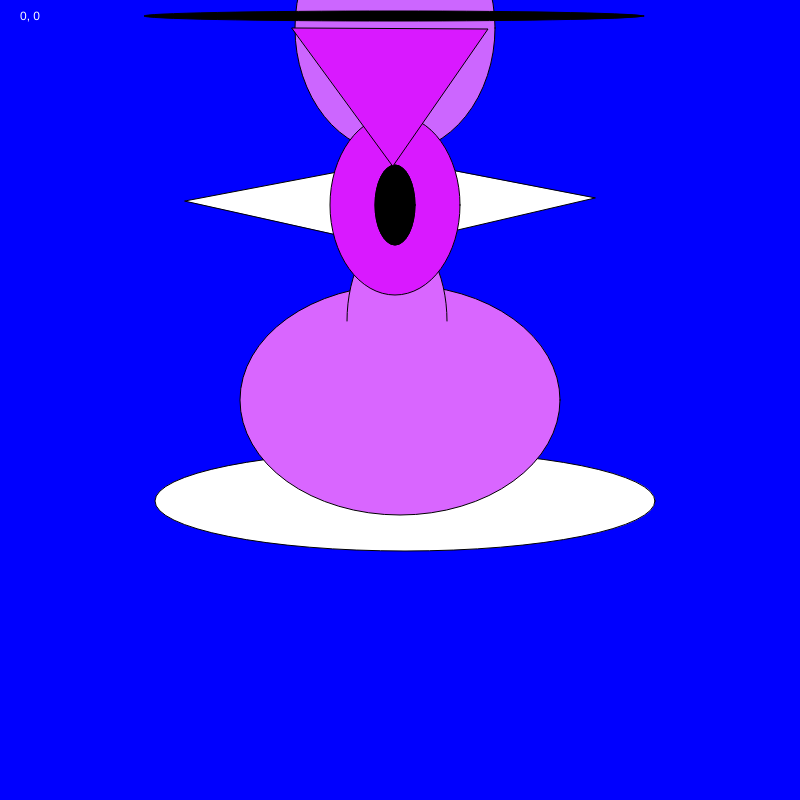
Frame 1 (no input)
Frame 60 (no input): identical to frame 1, image omitted
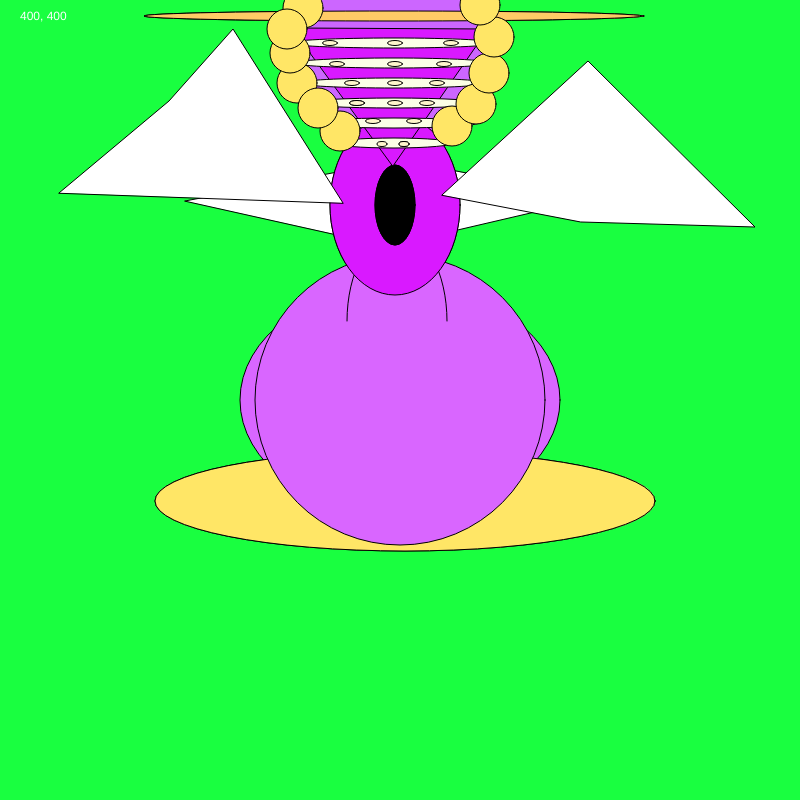
Frame 120 (the mouse pressed at the canvas centre since frame 60)

The p5.js sketch that drew these frames (run headless with seeded random() and noise() and a simulated clock; from frame 60 on, the mouse is pressed at the canvas centre):

// p5.js sketch
// ── sketch.js
function setup() {
  createCanvas(800, 800);
}

function draw() {

  // the background color
  if (mouseIsPressed) {
    background(25, 255, 64);
  } else {
    background('blue');
  }

  triangle(185, 201, 348, 170, 352, 238);
  triangle(449, 170, 449, 232, 595, 198);

  ellipse(405, 501, 500, 100);
  // this ellipse should be 200x200 pixels in the center of the screen
  fill(217, 102, 255)
  ellipse(width / 2, height / 2, 320, 230);


  fill(217, 102, 255)
  arc(397, 321, 100, 180, PI, 0); // frown



  {
    fill(204, 102, 255)
    ellipse(395, 28, 200, 250);
  }


  {
    fill(217, 25, 255);
    ellipse(395, 205, 130, 180);
  }



  {
    fill('black');
    ellipse(395, 205, 40, 80);
  }

  {
    ellipse(395, 205, 40, 80);
  }

  {
    ellipse(394, 16, 500, 10);
  }
  fill(217, 25, 255)
  triangle(393, 166, 488, 29, 292, 28);

  {}


  // the mouth - smile if pressed, frown otherwise
  if (mouseIsPressed) {
    fill(255, 230, 102);
    ellipse(405, 501, 500, 100);
    // this ellipse should be 200x200 pixels in the center of the screen
    fill(217, 102, 255)
    ellipse(width / 2, height / 2, 290, 290);


    fill(217, 102, 255)
    arc(397, 321, 100, 180, PI, 0); // frown



    {
      fill(204, 102, 255)
      ellipse(395, 28, 200, 250);
    }


    {
      fill(217, 25, 255);
      ellipse(395, 205, 130, 180);
    }



    {
      fill('black');
      ellipse(395, 205, 40, 80);
    }

    {
      ellipse(395, 205, 40, 80);
    }

    {
      fill(255, 203, 102);
      ellipse(394, 16, 500, 10);
    }
    fill(217, 25, 255)
    triangle(393, 166, 488, 29, 292, 28);

    {}
    fill('white')
    quad(442, 195, 588, 61, 755, 227, 581, 222, 482, 225);
    quad(343, 203, 233, 29, 169, 101, 59, 193, 147, 134);

    fill(251, 255, 230); {
      ellipse(394, 43, 210, 10);
    }

    {
      ellipse(394, 63, 200, 10);
    }

    {
      ellipse(394, 83, 190, 10);
    }

    {
      ellipse(394, 103, 180, 10);
    }

    {
      ellipse(394, 123, 170, 10);
    }

    {
      ellipse(394, 143, 120, 10);
    } {
      fill(255, 247, 204)
      ellipse(404, 144, 10, 5);
      ellipse(382, 144, 10, 5);
      ellipse(414, 121, 15, 5);
      ellipse(373, 121, 15, 5);
      ellipse(404, 144, 10, 5);
      ellipse(427, 103, 15, 5);
      ellipse(357, 103, 15, 5);
      ellipse(395, 103, 15, 5);
      ellipse(437, 83, 15, 5);
      ellipse(352, 83, 15, 5);
      ellipse(395, 83, 15, 5);
      ellipse(395, 64, 15, 5);
      ellipse(337, 64, 15, 5);
      ellipse(357, 103, 15, 5);
      ellipse(444, 64, 15, 5);
      ellipse(330, 43, 15, 5);
      ellipse(395, 43, 15, 5);
      ellipse(451, 43, 15, 5);





      fill(255, 230, 102);
      ellipse(340, 131, 40, 40);
      ellipse(303, 8, 40, 40);
      ellipse(297, 83, 40, 40);
      ellipse(318, 108, 40, 40);
      ellipse(290, 53, 40, 40);
      ellipse(287, 29, 40, 40);
      ellipse(452, 126, 40, 40);
      ellipse(476, 104, 40, 40);
      ellipse(489, 73, 40, 40);
      ellipse(494, 37, 40, 40);
      ellipse(480, 5, 40, 40);


      //   triangle(185, 201, 348, 170, 352, 238);
      //triangle (449,170, 449, 232,595, 198);

    }

  } else {



  }



  if (mouseIsPressed) {
    print("for debugging")
  }

  fill("white")
  text(mouseX + ", " + mouseY, 20, 20);
}
